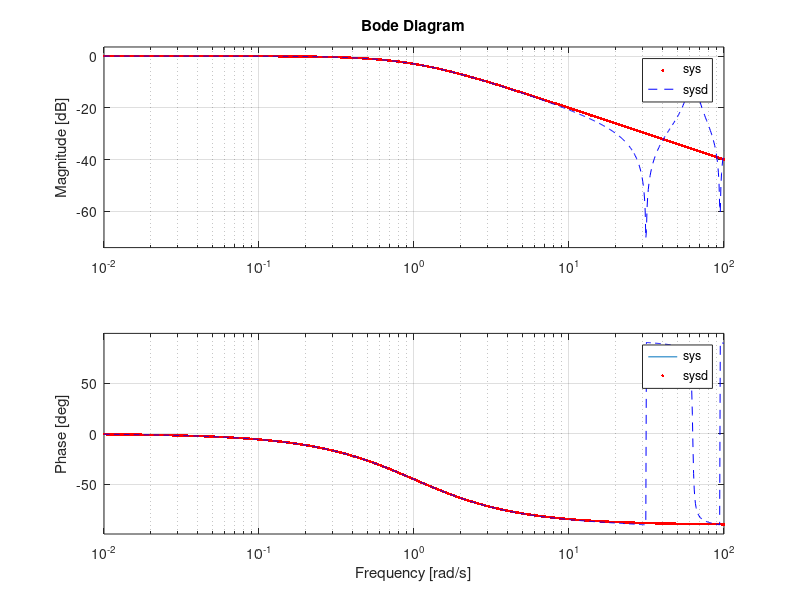

The MATLAB source for this figure:
clear
close
clc

num=1;
den=[1 1];
sys=tf(num,den)
bode (sys)
hold on

%paso a discreto
Ts=0.1;

%sysd=c2d(sys,Ts,'tustin')
sysd=c2d(sys,Ts,'prewarp',0.1)

bode(sys,'r.',sysd,'b--')
% The Bode plot of a discrete-time system includes a vertical line marking 
% the Nyquist frequency of the system.




